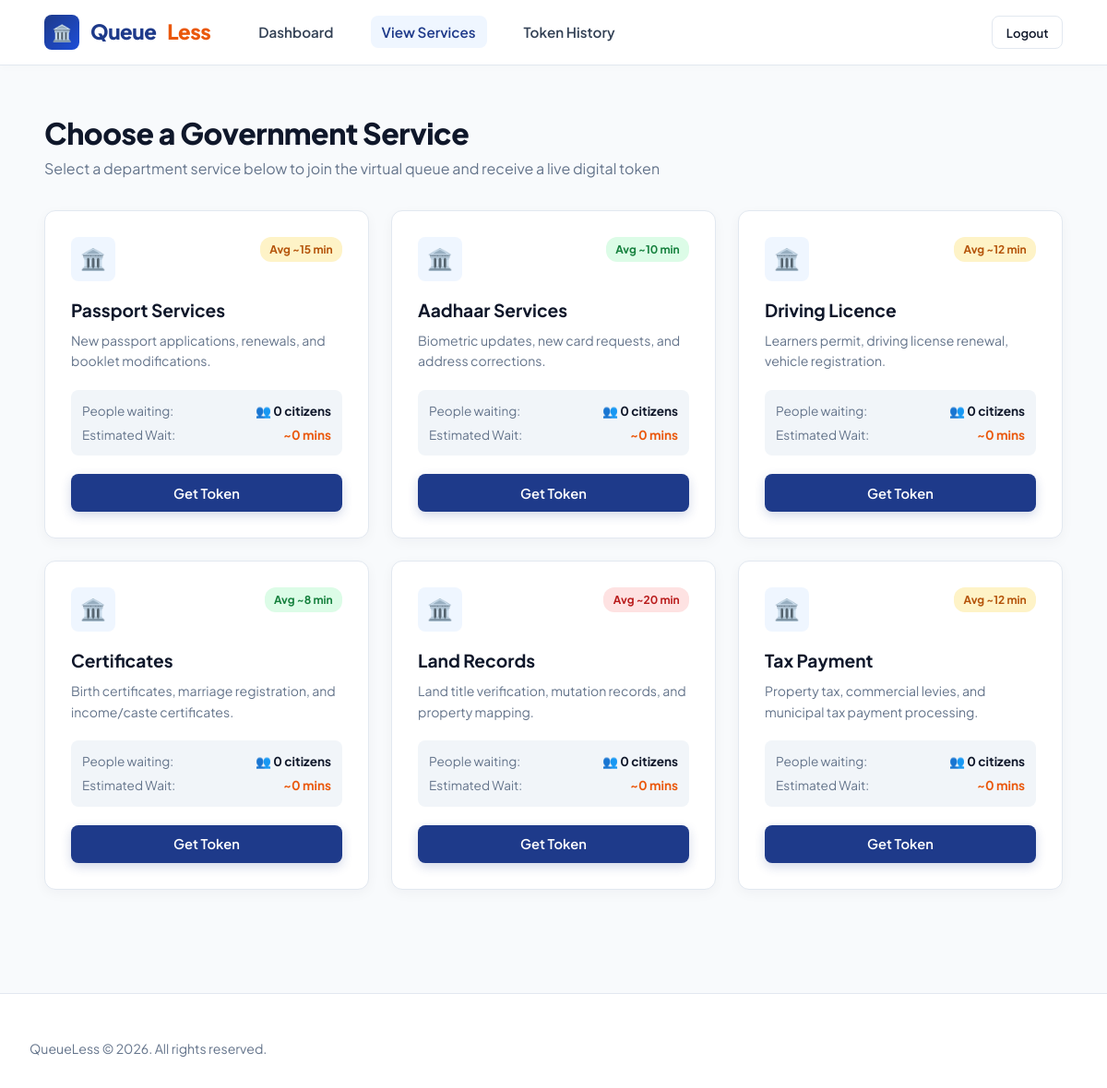
/citizen/services (signed in), run on the app's committed database.
### models/service.py (models this page shows)
class Service(db.Model):
    __tablename__ = 'services'
    id = db.Column(db.Integer, primary_key=True, autoincrement=True)
    service_name = db.Column(db.String(100), nullable=False, unique=True)
    description = db.Column(db.Text, nullable=True)
    average_service_time = db.Column(db.Integer, default=15) # in minutes
    status = db.Column(db.String(20), default='active', index=True) # 'active', 'inactive'
    created_at = db.Column(db.DateTime, default=datetime.utcnow)
    counters = db.relationship('Counter', backref='service', lazy=True)
    tokens = db.relationship('Token', backref='service', lazy=True)
    @property
    def is_active(self):
        return self.status == 'active'
    def to_dict(self):
        active_tokens = [t for t in self.tokens if t.status in ['waiting', 'serving']]
        return {
            'id': self.id,
            'service_name': self.service_name,
            'name': self.service_name, # helper alias for template compatibility
            'description': self.description,
            'average_service_time': self.average_service_time,
            'status': self.status,
            'is_active': self.is_active,
            'active_queue_count': len(active_tokens),
            'created_at': self.created_at.strftime('%Y-%m-%d %H:%M:%S') if self.created_at else None
        }

### routes/citizen.py (the view)
@citizen_bp.route('/services')
@citizen_required
def services():
    all_services = Service.query.filter_by(status='active').all()
    services_data = [s.to_dict() for s in all_services]
    user_id = session['user_id']
    active_token = Token.query.filter(
        Token.user_id == user_id,
        Token.status.in_(['waiting', 'serving'])
    ).first()
    return render_template('citizen/services.html', services=services_data, active_token=active_token)

### routes/citizen.py (called while the page is built)
def citizen_required(f):
    @wraps(f)
    def decorated_function(*args, **kwargs):
        if 'user_id' not in session:
            flash('Please log in to access your citizen dashboard.', 'warning')
            return redirect(url_for('auth.login'))
        return f(*args, **kwargs)
    return decorated_function

### templates/citizen/services.html (shortened to what this page needs)
<!DOCTYPE html>
<html lang="en">
<head>
  <link rel="stylesheet" href="{{ url_for('static', filename='css/style.css') }}">
</head>
<body>
  <nav class="navbar">
    <div class="nav-left">
      <a href="{{ url_for('index') }}" class="brand">
        <div class="brand-icon">🏛️</div>
        Queue<span>Less</span>
      </a>
      <ul class="nav-menu">
        <li><a href="{{ url_for('citizen.dashboard') }}" class="nav-link">Dashboard</a></li>
        <li><a href="{{ url_for('citizen.services') }}" class="nav-link active">View Services</a></li>
        <li><a href="{{ url_for('citizen.history') }}" class="nav-link">Token History</a></li>
      </ul>
    </div>
    <div class="nav-right">
      <a href="{{ url_for('auth.logout') }}" class="btn btn-outline btn-sm">Logout</a>
    </div>
  </nav>
  <div class="main-container">
    <div class="section-header" style="text-align: left; margin-bottom: 2rem;">
      <h2 style="font-weight: 800; color: var(--text-dark);">Choose a Government Service</h2>
      <p style="color: var(--text-muted);">Select a department service below to join the virtual queue and receive a live digital token</p>
    </div>
    <div class="services-grid">
      {% for service in services %}
        <div class="service-card">
          <div>
            <div class="service-card-top">
              <div class="service-icon-box">🏛️</div>
              <span class="wait-badge {% if service.average_service_time <= 10 %}wait-short{% elif service.average_service_time <= 15 %}wait-moderate{% else %}wait-long{% endif %}">
                Avg ~{{ service.average_service_time }} min
              </span>
            </div>
            <h3 class="service-name">{{ service.service_name }}</h3>
            <p class="service-desc">{{ service.description }}</p>
            <div style="background: var(--bg-alt); padding: 0.75rem; border-radius: var(--radius-sm); margin-bottom: 1.25rem; font-size: 0.85rem;">
              <div style="display: flex; justify-content: space-between; margin-bottom: 0.25rem;">
                <span style="color: var(--text-muted);">People waiting:</span>
                <strong style="color: var(--text-dark);">👥 {{ service.active_queue_count }} citizens</strong>
              </div>
              <div style="display: flex; justify-content: space-between;">
                <span style="color: var(--text-muted);">Estimated Wait:</span>
                <strong style="color: var(--accent-orange);">~{{ service.active_queue_count * service.average_service_time }} mins</strong>
              </div>
            </div>
          </div>
          <div class="service-meta" style="padding-top: 0; border: none;">
            <form action="{{ url_for('token.generate') }}" method="POST" style="width: 100%;">
              <button type="submit" class="btn btn-primary" style="width: 100%;">Get Token</button>
            </form>
          </div>
        </div>
      {% endfor %}
    </div>
  </div>
  <footer>
    <div class="footer-content">
      <div class="footer-copyright">QueueLess © 2026. All rights reserved.</div>
    </div>
  </footer>
</body>
</html>

### data on the page
Service: average_service_time "15", service_name "Passport Services", description "New passport applications, renewals, and booklet modifications.", active_queue_count "0"
Service: average_service_time "10", service_name "Aadhaar Services", description "Biometric updates, new card requests, and address corrections.", active_queue_count "0"
Service: average_service_time "12", service_name "Driving Licence", description "Learners permit, driving license renewal, vehicle registration.", active_queue_count "0"
Service: average_service_time "8", service_name "Certificates", description "Birth certificates, marriage registration, and income/caste certificates.", active_queue_count "0"
Service: average_service_time "20", service_name "Land Records", description "Land title verification, mutation records, and property mapping.", active_queue_count "0"
Service: average_service_time "12", service_name "Tax Payment", description "Property tax, commercial levies, and municipal tax payment processing.", active_queue_count "0"
